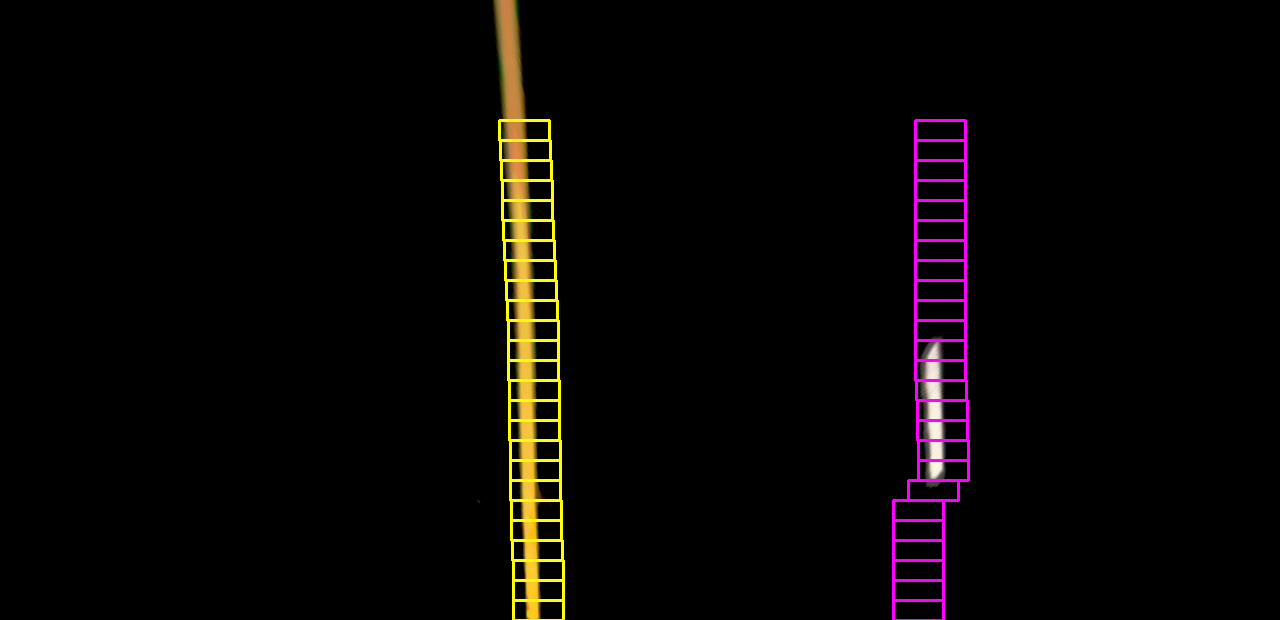
#> input picture Project2/photos/window.png, 1280 x 620 px, given in place of project_video.mp4, which was not available
$ python test.py   (older library calls are emulated)
#> lines starting #> are read from the running program, lines starting #| are printed output that depends on the picture; after the words box and inside, x2 and y2 are one past the last pixel; in counts of white or black regions, pixels touching at a corner belong together; pictures that were not available may be replaced by others from this repository, and a replacement may not be noted
try:
    sys.path.remove('/opt/ros/kinetic/lib/python2.7/dist-packages')
except:
    pass

import cv2
import numpy as np
# import matplotlib.pyplot as plt


global templ
global tempr
templ = 0
tempr = 0
cap = cv2.VideoCapture("/home/abhinav/Desktop/ENPM673/Project2/data/project_video.mp4")
###########################################################################
# Define a function that takes an image, gradient orientation,
# and threshold min / max values.

def abs_sobel_thresh(img, orient='x', thresh_min=25, thresh_max=255):
    # Convert to grayscale
    # gray = cv2.cvtColor(img, cv2.COLOR_RGB2GRAY)
    hls = cv2.cvtColor(img, cv2.COLOR_RGB2HLS).astype(np.float)
    l_channel = hls[:,:,1]
    s_channel = hls[:,:,2]
    # Apply x or y gradient with the OpenCV Sobel() function
    # and take the absolute value
    if orient == 'x':
        abs_sobel = np.absolute(cv2.Sobel(l_channel, cv2.CV_64F, 1, 0))
    if orient == 'y':
        abs_sobel = np.absolute(cv2.Sobel(l_channel, cv2.CV_64F, 0, 1))
    # Rescale back to 8 bit integer
    scaled_sobel = np.uint8(255*abs_sobel/np.max(abs_sobel))
    # Create a copy and apply the threshold
    binary_output = np.zeros_like(scaled_sobel)
    # Here I'm using inclusive (>=, <=) thresholds, but exclusive is ok too
    binary_output[(scaled_sobel >= thresh_min) & (scaled_sobel <= thresh_max)] = 1

    # Return the result
    return binary_output

# Define a function to return the magnitude of the gradient for a given sobel kernel size and threshold values
# [33 lines left out: functions mag_thresh, dir_threshold, not called in this run]

def color_threshold(image, sthresh=(0,255), vthresh=(0,255)):
    hls = cv2.cvtColor(image, cv2.COLOR_RGB2HLS)
    s_channel = hls[:,:,2]
    s_binary = np.zeros_like(s_channel)
    s_binary[(s_channel > sthresh[0]) & (s_channel <= sthresh[1])] = 1

    hsv = cv2.cvtColor(image, cv2.COLOR_RGB2HSV)
    v_channel = hsv[:,:,2]
    v_binary = np.zeros_like(v_channel)
    v_binary[(v_channel > vthresh[0]) & (v_channel <= vthresh[1])] = 1

    output = np.zeros_like(s_channel)
    output[(s_binary == 1) & (v_binary) == 1] = 1

    # Return the combined s_channel & v_channel binary image
    return output

# [13 lines left out: functions s_channel_threshold, window_mask, not called in this run]
###########################################################################

def window_centers(image,out,window_width,window_height,margin,dst):#templ,tempr):
    left_windows=[]
    right_windows =[]
    w = image.shape[1]
    h = image.shape[0]
    mid = np.int((dst[0][0]+dst[1][0])/2)
    leftHist = np.sum(image[int(h/2):,:mid],axis=0)
    rightHist = np.sum(image[int(h/2):,mid:],axis=0)
    window = np.ones(window_width)

    left = np.argmax(np.convolve(window,leftHist))-int(window_width/2)
    right = np.argmax(np.convolve(window,rightHist))-int(window_width/2) +mid
    left_windows.append(left)
    right_windows.append(right)

    windows = int(h/window_height)

    #Search for nonzero pixels in each window
    global templ
    global tempr

    for win in range(0,int(windows/2)*2-5):
        level = np.sum(image[(h - (win+1)*window_height):(h - (win)*window_height),:],axis=0)
        conv = np.convolve(window,level)

        x_leftMin = int(max((left-margin+window_width/2),0))
        x_leftMax = int(min((left+margin+window_width/2),mid))
        if (np.argmax(conv[x_leftMin:x_leftMax]) > 0):
            l_center = np.argmax(conv[x_leftMin:x_leftMax])+int(x_leftMin-window_width/2)
            templ = np.argmax(conv[x_leftMin:x_leftMax])
        else:
            l_center = templ + int(x_leftMin-window_width/2)


        x_rightMin = int(max((right-margin+window_width/2),mid))
        x_rightMax = int(min((right+margin+window_width/2),w))
        if (np.argmax(conv[x_rightMin:x_rightMax]) > 0):
            r_center = np.argmax(conv[x_rightMin:x_rightMax])+int(x_rightMin-window_width/2)
            tempr = np.argmax(conv[x_rightMin:x_rightMax])
        else:
            r_center = tempr + int(x_rightMin-window_width/2)
            # continue


        y_min = h - (win+1)*window_height
        y_max = h - (win)*window_height


        cv2.rectangle(out,(int(l_center),y_min),(int(l_center+window_width),y_max),(0,255,255),2)
        cv2.rectangle(out,(int(r_center),y_min),(int(r_center+window_width),y_max),(255,0,255),2)

        left_windows.append(l_center)
        right_windows.append(r_center)
    left_inds=[]
    left_inds = left_windows#np.average(left_windows[-15:],axis=0)
    right_inds=[]
    right_inds = right_windows#np.average(right_windows[-15:],axis=0)

    return out,left_inds,right_inds#,templ,tempr

K = np.array([[  1.15422732e+03,0.00000000e+00,6.71627794e+02],
              [  0.00000000e+00,1.14818221e+03,3.86046312e+02],
              [  0.00000000e+00,0.00000000e+00,1.00000000e+00]])
dist = np.array([ -2.42565104e-01,-4.77893070e-02,  -1.31388084e-03,  -8.79107779e-05,
    2.20573263e-02])
# [110 lines left out: functions window_mask, adjust_gamma, preprocessing, not called in this run]


while(True):
    ret,frame = cap.read()
#> frame is the input picture: shape (620, 1280, 3); mean B, G, R 3.3, 4.6, 7.3

    # seg,combined,th = preprocessing(frame)
    undist = cv2.undistort(frame,K,dist)
    preprocess = np.zeros_like(undist[:,:,0])
    gradx = abs_sobel_thresh(undist,orient='x',thresh_min=12,thresh_max=255)
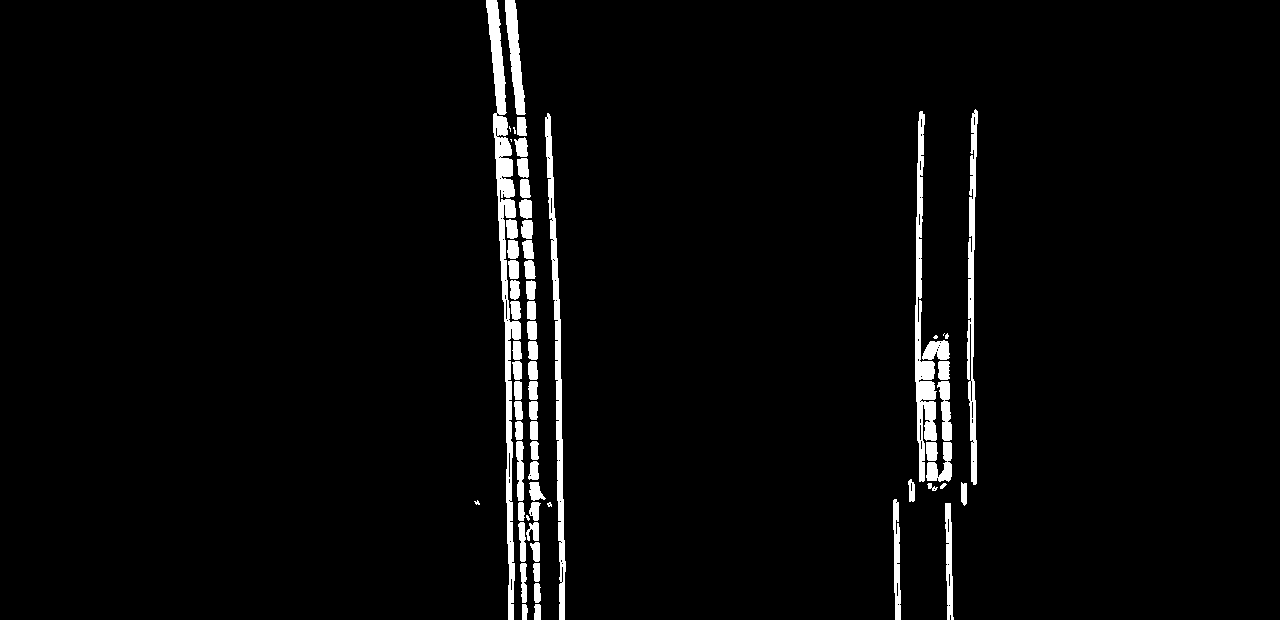
#> gradx: shape (620, 1280); values 0 (black) and 1 (white), 3.2% white; 65 white regions (9 under 20 px), largest, box (x1, y1, x2, y2) and area: (486, 0, 521, 620) 5214, (915, 111, 937, 482) 3055, (545, 113, 566, 620) 2944
    grady = abs_sobel_thresh(undist,orient='y',thresh_min=25,thresh_max=255)
#> grady: shape (620, 1280); values 0 (black) and 1 (white), 1.7% white; 150 white regions (50 under 20 px), largest, box (x1, y1, x2, y2) and area: (919, 334, 970, 363) 570, (909, 469, 977, 491) 494, (894, 499, 967, 506) 380
    binary = color_threshold(undist,sthresh=(100,255),vthresh=(50,255))
#> in color_threshold, `hls = cv2.cvtColor(image, cv2.COLOR_RGB2HLS)`: hls: shape (620, 1280, 3); mean of channels 0, 1, 2 4.8, 4.4, 9.2
#> in color_threshold, `hsv = cv2.cvtColor(image, cv2.COLOR_RGB2HSV)`: hsv: shape (620, 1280, 3); mean H, S, V 4.8, 9.2, 7.6
#> binary: shape (620, 1280); values 0 (black) and 1 (white), 3.5% white; 8 white regions (6 under 20 px), largest, box (x1, y1, x2, y2) and area: (488, 0, 564, 620) 18597, (894, 110, 977, 620) 9017

    preprocess[((gradx==1)&(grady==1) | (binary == 1))]=255

    #Extract the region of interest and warp to get bird's eye view
    h = frame.shape[0]
#> h = 620
    w = frame.shape[1]
#> w = 1280
#     src = np.float32([[w-(0.5-0.08/2),h*0.62],[w*(0.5+0.08/2),h*0.62],[w*(0.5+0.76/2),h*0.935],[w*(0.5-0.76/2),h*0.935]])
#     dst = np.array([[0,0],[400,0],[400,600],[0,400]])
    src = np.array([[375,480],[905,480],[1811,685],[-531,685]])#np.array([[375,480],[905,480],[1811,685],[-531,685]])#np.array([[600,500],[770,500],[1050,680],[350,680]])#
#     dst = np.float32([[w*0.25,0],[0.75*w,0],[0.75*w,h],[0.25*w,h]])
#     src = np.array([[580,450],[160,h],[1150,h],[740,450]])
    dst = np.array([[100,0],[w,0],[w,h-100],[100,h-100]])#np.array([[300,300],[500,300],[500,600],[300,600]])#
    H,flag = cv2.findHomography(src,dst)
#> flag = [1, 1, 1, 1]
    Hinv,flag = cv2.findHomography(dst,src)
    out_final= cv2.warpPerspective(frame,H,(w,h-100))
    out= cv2.warpPerspective(preprocess,H,(w,h-100))
#> preprocess: shape (620, 1280); 3.6% white; 16 white regions (13 under 20 px), largest, box (x1, y1, x2, y2) and area: (488, 0, 565, 620) 19023, (894, 109, 978, 620) 9666, (929, 486, 938, 491) 23
    # [41 lines of commented-out code are left out]
    result,leftx,rightx = window_centers(out,out,window_width=50,window_height=20,margin=25,dst=dst)
#> after the loop in window_centers, `for win in range(0,int(windows/2)*2-5):`:
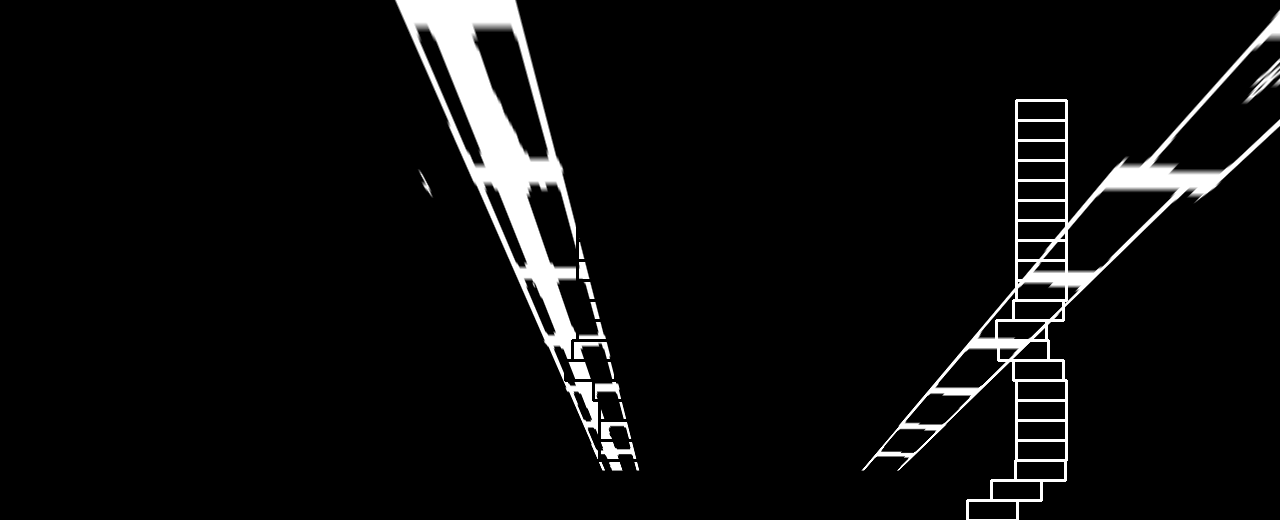
#> out: shape (520, 1280); min 0, max 255, mean 13.7

    # print(rightx)
    window_height = 20
    window_width=50
    res_yvals = np.int32(out.shape[0]-np.arange(len(leftx))*window_height)

    # left_lane = np.hstack

    # p = np.polyfit()
    yvals = np.arange(0,out.shape[0])
#> yvals = 520 values from 0 to 519
    # print(yvals)

    degree = 2
    print('l',leftx)
#| l [575, 550, 550, 597, 599, 599, 599, 593, 565, 572, 577, 577, 577, 577, 577, 577, 577, 577, 577, 577, 577, 577]
    print('r',rightx)
#| r [992, 967, 991, 1015, 1016, 1016, 1016, 1016, 1013, 998, 996, 1013, 1016, 1016, 1016, 1016, 1016, 1016, 1016, 1016, 1016, 1016]
    left_fit = np.polyfit(res_yvals, leftx, degree)
#> left_fit = [-0.000221, 0.138, 560.2]
    left_fitx = np.zeros(yvals.shape)
#> left_fitx = 520 values from 0 to 0
    for i in range(degree+1):
        left_fitx = left_fitx + left_fit[i]*(np.power(yvals,(degree-i)))
    left_fitx = np.array(left_fitx,np.int32)

    right_fit = np.polyfit(res_yvals, rightx, degree)
    right_fitx = np.zeros(yvals.shape)
    for i in range(degree+1):
        right_fitx = right_fitx + right_fit[i]*(np.power(yvals,(degree-i)))
    right_fitx = np.array(right_fitx,np.int32)

    left_lane = np.array(list(zip(np.concatenate((left_fitx-window_width/2, left_fitx[::-1]+window_width/2),axis=0),np.concatenate((yvals,yvals[::-1]),axis=0))),np.int32)
    right_lane = np.array(list(zip(np.concatenate((right_fitx-window_width/2, right_fitx[::-1]+window_width/2),axis=0),np.concatenate((yvals,yvals[::-1]),axis=0))),np.int32)

    road = np.zeros_like(frame)
    road_bkg = np.zeros_like(frame)
    cv2.fillPoly(road,[left_lane],color=[255,0,0])
    cv2.fillPoly(road,[right_lane],color=[0,0,255])
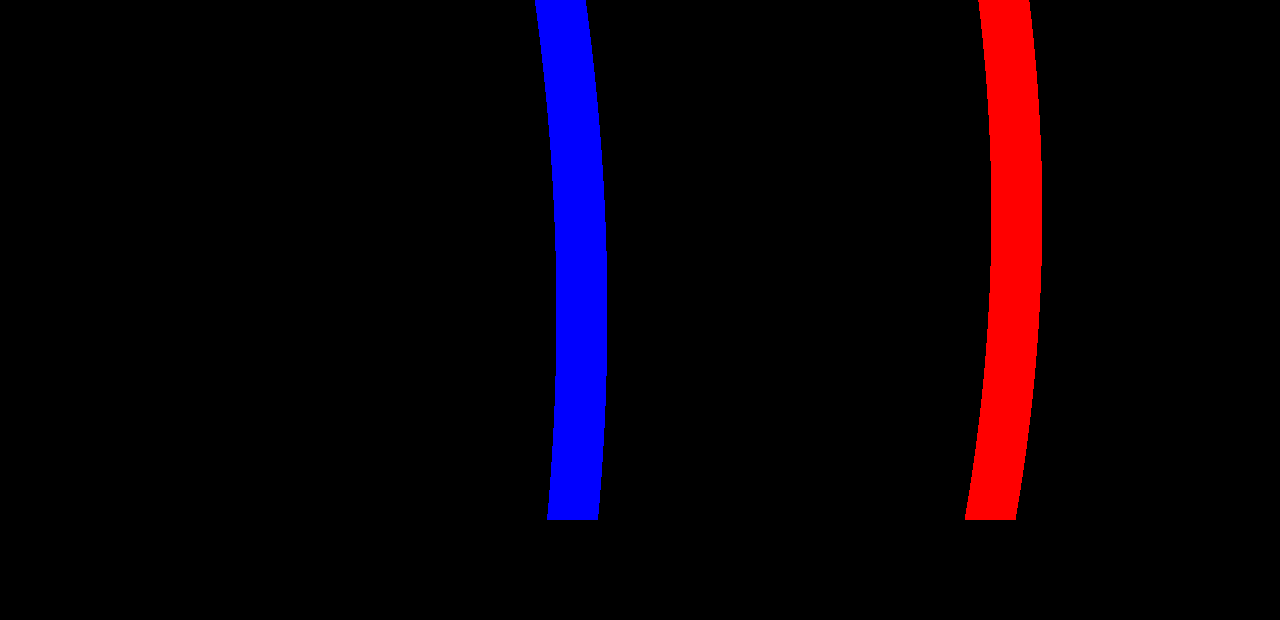
#> road: shape (620, 1280, 3); mean of channels 0, 1, 2 8.5, 0, 8.5; drawn as B, G, R
    cv2.fillPoly(road_bkg,[left_lane],color=[255,255,255])
#> road_bkg: shape (620, 1280, 3); 3.3% white; 1 white region, box (x1, y1, x2, y2) and area: (535, 0, 607, 520) 26520
    cv2.fillPoly(road_bkg,[right_lane],color=[255,255,255])
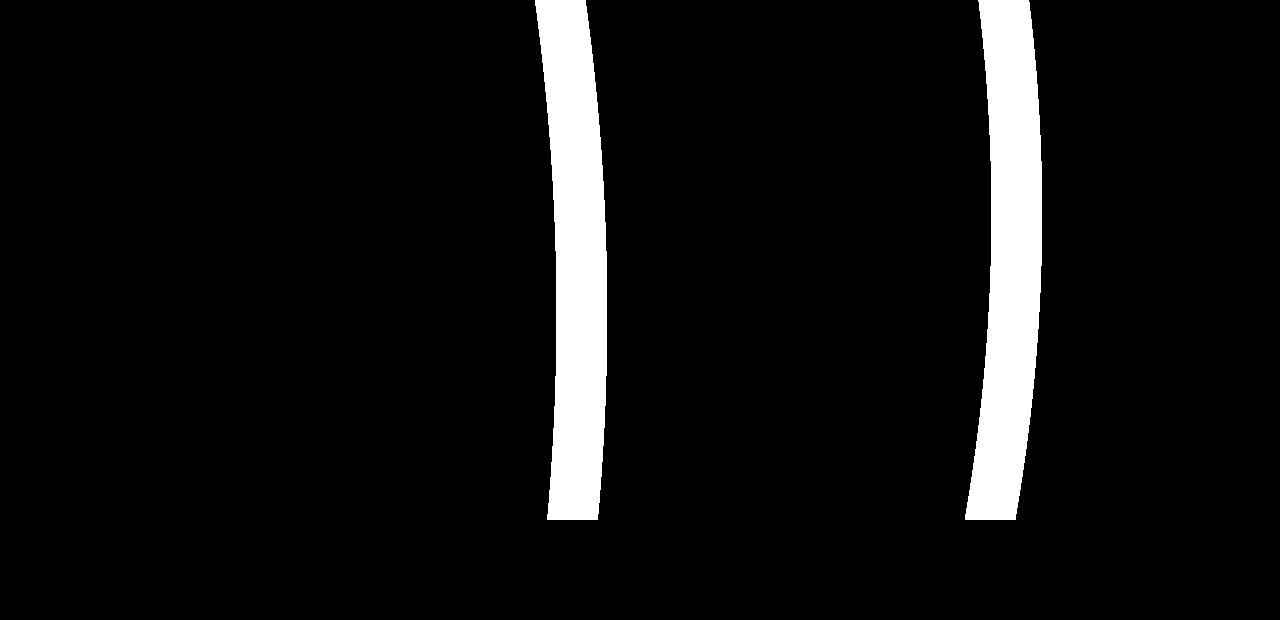
#> road_bkg: shape (620, 1280, 3); 6.7% white; 2 white regions, box (x1, y1, x2, y2) and area: (535, 0, 607, 520) 26520, (965, 0, 1042, 520) 26520

    img_size = (frame.shape[1],frame.shape[0])

    road_warped = cv2.warpPerspective(road,Hinv,img_size,flags=cv2.INTER_LINEAR)
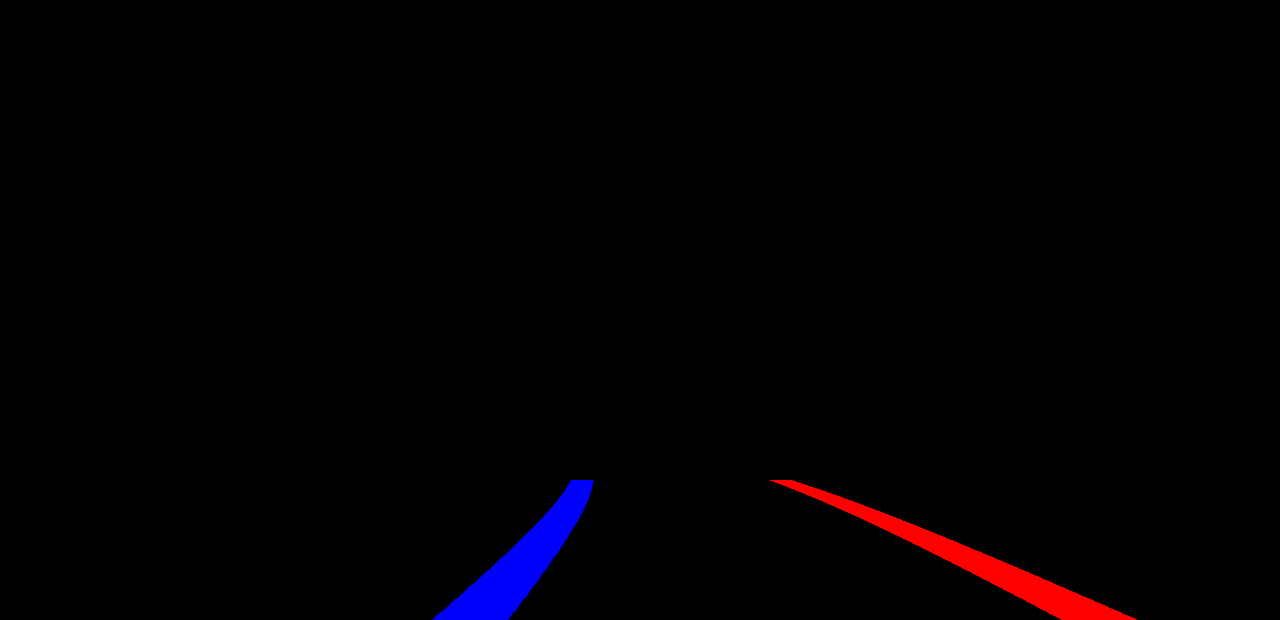
#> road_warped: shape (620, 1280, 3); mean of channels 0, 1, 2 2.2, 0, 2.2; drawn as B, G, R
    road_warped_bkg= cv2.warpPerspective(road_bkg,Hinv,img_size,flags=cv2.INTER_LINEAR)

    base = cv2.addWeighted(frame,1.0,road_warped, -1.0, 0.0)
    result2 = cv2.addWeighted(base,1.0,road_warped, 1.0, 0.0)

    # [8 lines of commented-out code are left out]
    cv2.imshow('road',road)
    # plt.title('Identified lane lines')

    #img_plt = plt.subplot(grid[1])
    # plt.subplot(grid[gidx+1])
    cv2.imshow('result',result)
    # plt.title('Lane lines overlapped on original image')

    # plt.show()

    cv2.imshow('s',preprocess)
    # [7 lines of commented-out code are left out]
    if cv2.waitKey(1)& 0xff==ord('q'):
#> (key q is pressed here)
        cv2.destroyAllWindows()
        break
